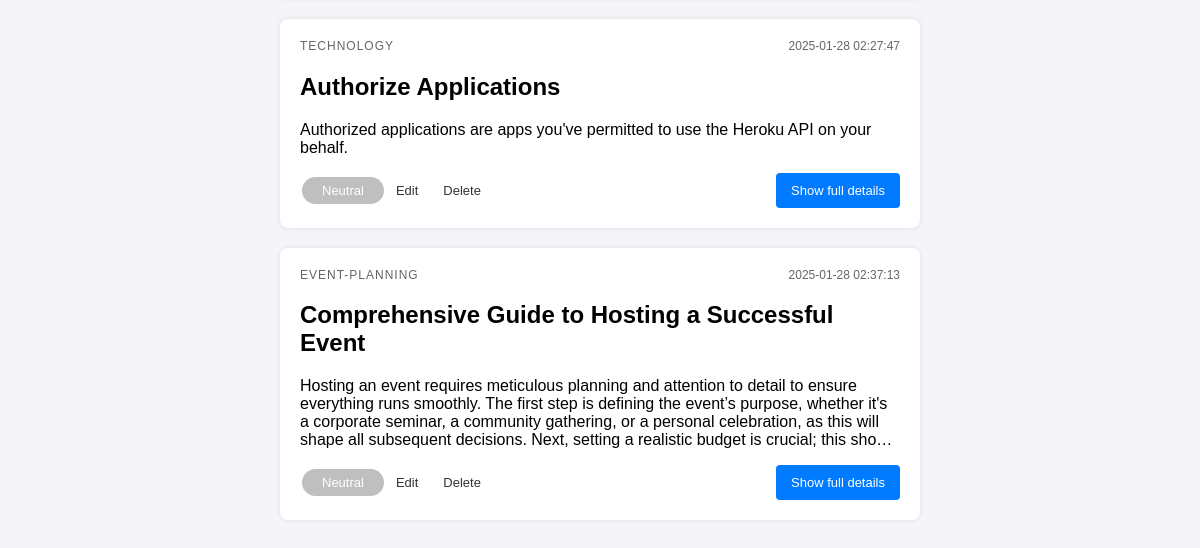
Before: / (lower part) with the older database file.
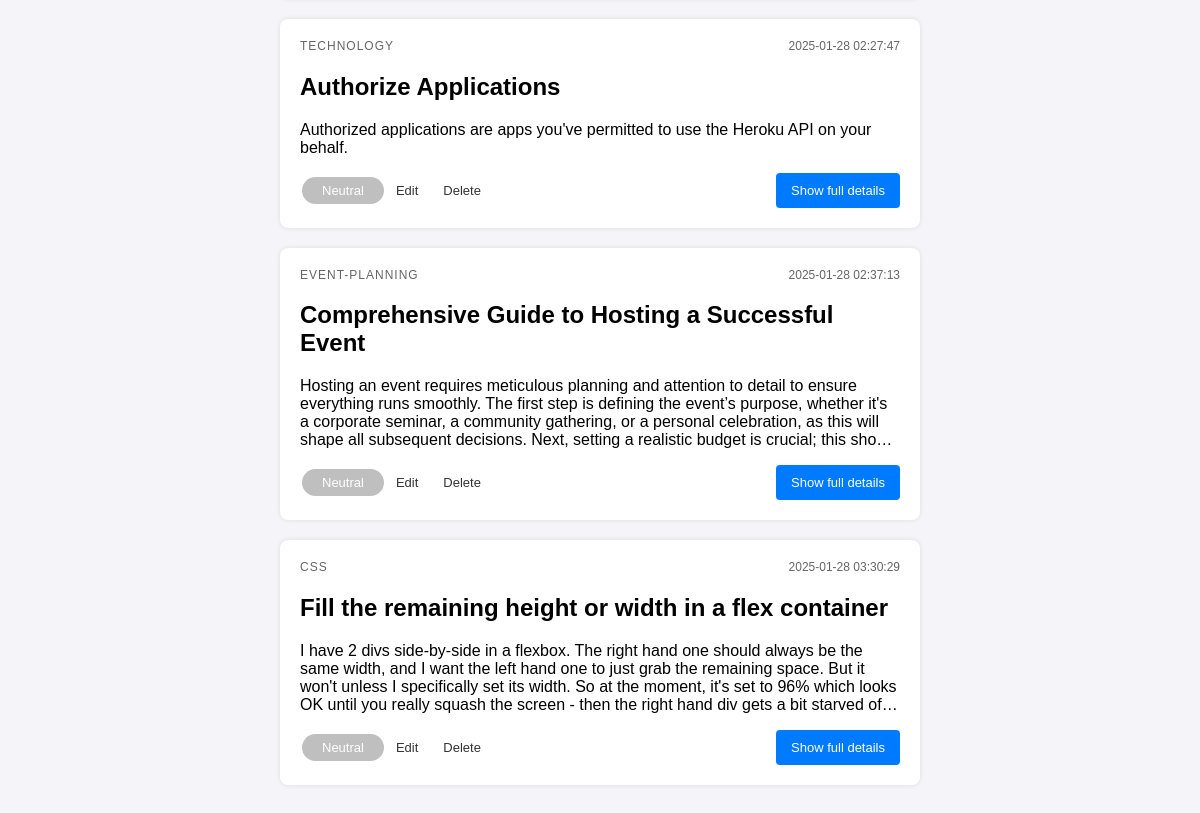
After: the same page with the newer database file.
### tables this page shows
CREATE TABLE notes (
            id INTEGER PRIMARY KEY,
            title TEXT,
            content TEXT,
            category TEXT,
            date TEXT,
            sentiment TEXT,
            summary TEXT
        );

### app.py (the view)
@app.route('/', methods=['GET', 'POST'])
def index():
    query = request.form.get('query', '').strip()
    conn = sqlite3.connect('notes.db')
    c = conn.cursor()
    if query:
        c.execute('''
            SELECT * FROM notes WHERE
            title LIKE ? OR
            content LIKE ? OR
            category LIKE ? OR
            sentiment LIKE ? OR
            summary LIKE ?
        ''', ('%' + query + '%',) * 5)
    else:
        c.execute("SELECT * FROM notes")
    notes = c.fetchall()
    conn.close()
    return render_template('index.html', notes=notes, query=query)

### templates/index.html (shortened to what this page needs)
<!DOCTYPE html>
<html lang="en">
  <head>
    <link
      rel="stylesheet"
      href="{{ url_for('static', filename='styles.css') }}"
    />
  </head>
  <body>
    <ul>
      {% for note in notes %}
      <li>
        <div class="button-container">
          <span class="category">{{ note[3] }}</span>
          <span class="date">{{ note[4] }}</span>
        </div>
        <h2>{{ note[1] }}</h2>
        <p id="content-{{ note[0] }}" class="collapsed">{{ note[2] }}</p>
        <div class="button-container-right">
          {% if note[5] %}
          <div class="sentiment {{ note[5] | lower }}">{{ note[5] }}</div>
          {% endif %}
          <a class="link" href="{{ url_for('edit_note', note_id=note[0]) }}"
            >Edit</a
          >
          <a class="link" href="{{ url_for('delete_note', note_id=note[0]) }}"
            >Delete</a
          >
          <a href="{{ url_for('view_note', note_id=note[0]) }}"
            >Show full details</a
          >
        </div>
      </li>
      {% endfor %}
    </ul>
  </body>
</html>

### static/styles.css (style rules this page uses)
body { font-family: Arial, sans-serif; background-color: #f4f4f9; margin: 0; padding: 20px; }
.button-container { display: flex; justify-content: space-between; align-items: center; }
.button-container-right { display: flex; justify-content: flex-end; align-items: center; }
button, a { padding: 10px 15px; background-color: #007bff; color: #fff; border: none; border-radius: 4px; cursor: pointer; margin-left: auto; font-size: 13px; text-decoration: none; }
button.link, a.link { color: #333; background: none; margin-left: -5px; }
ul { list-style-type: none; padding: 0; }
li { background-color: #fff; margin: 10px 0; padding: 20px; border-radius: 8px; box-shadow: 0 0 5px rgba(0, 0, 0, 0.1); max-width: 600px; margin: 20px auto; }
.sentiment { padding: 10px 15px; font-size: 13px; color: black; border: white; color: grey; padding: 6px 20px; text-align: center; text-decoration: none; display: inline-block; margin: 2px 2px; border-radius: 16px; opacity: 0.5; }
.sentiment.neutral { background-color: grey; color: white; }
span.date { font-size: 12px; color: #666; }
span.category { font-size: 12px; color: #666; text-transform: uppercase; letter-spacing: 1px; }
.collapsed { overflow: hidden; display: -webkit-box; -webkit-line-clamp: 4; line-clamp: 4; -webkit-box-orient: vertical; }

Changed rows visible on the page:
added notes: category "CSS", date "2025-01-28 03:30:29", title "Fill the remaining height or width in a flex container", content "I have 2 divs side-by-side in a flexbox. The right hand one should always be the same width, and I want the left hand one to just grab the remaining space. But it won't unless I specifically set its width. So at the moment, it's set to 96% which looks OK until you really squash the screen - then the right hand div gets a bit starved…", sentiment "Neutral"
